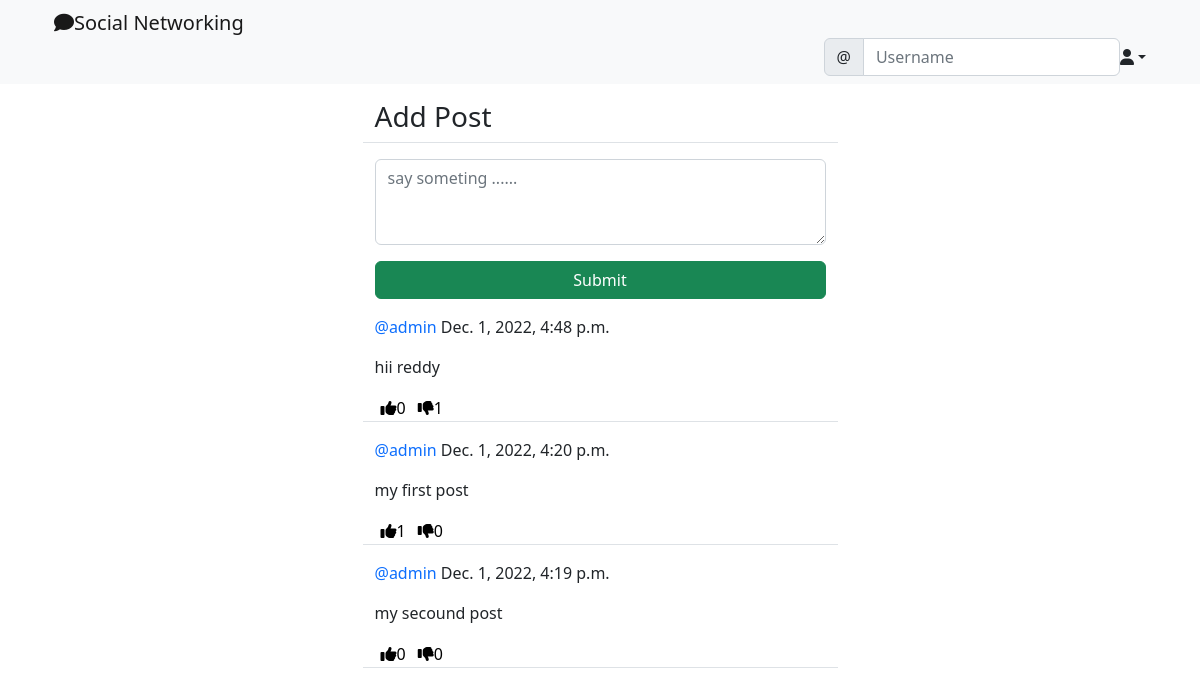
The page /social/ (signed in) on the database its author committed.
### social_appe/models.py (models this page shows)
class Post(models.Model):
    body=models.TextField()
    created_on=models.DateTimeField(default=timezone.now())
    author=models.ForeignKey(User,on_delete=models.CASCADE)
    likes=models.ManyToManyField(User,blank=True,related_name='likes')
    dislikes=models.ManyToManyField(User,blank=True,related_name='dislikes')

### social_appe/views.py (the view, shortened to what this page needs)
# urls.py: path('',Postlist.as_view(),name='post_list'),
class Postlist(LoginRequiredMixin,View):
    def get(self,request,*args,**kwargs):
        posts=Post.objects.all().order_by('-created_on')
        form=PostForm()
        content = {
            'post_list':posts,
            'form':form
        }
        return render(request,'social_appe/post_list.html',content)

### social_appe/forms.py
class PostForm(forms.ModelForm):
    body=forms.CharField(
        label="",
        widget=forms.Textarea(
            attrs={
                'rows':3,
                'placeholder':'say someting ......',
                'class':'form-control'
            }
        )
    )
    class Meta:
        model = Post
        fields = ['body']

### social_appe/templates/social_appe/post_list.html (shortened to what this page needs)
{% extends 'landing/base.html' %}
{% load crispy_forms_tags %}
{% block content %}
    <div class="container">
    <div class="row justify-content-center mt-3">
        <div class="col-md-5 col-sm-12 border-bottom">
            <h3>Add Post</h3>
        </div>
    </div>
    <div class="row justify-content-center mt-3">
        <div class="col-md-5 col-sm-12 ">
           <form method="post">
               {{ form | crispy }}
            <div class="d-grid gap-2">
                <button class="btn btn-success mt-3">Submit</button>
            </div>
           </form>
        </div>
    </div>
    {% for post in post_list %}
    <div class="row justify-content-center mt-3">
        <div class="col-md-5 col-sm-12 border-bottom ">
            <p><a style="text-decoration: none" class="text-primary" href="{% url 'profile' post.author.profile.pk %}"> @{{ post.author }}</a> {{ post.created_on }}</p>
            <div class="position-relative">
                <p>{{ post.body }}</p>
            </div>
            <div class="d-flex flex-row">
                <form method="post" action="{% url 'like' post.pk %}" >
                    <button style="background-color: transparent;border: none;box-shadow: none" type="submit">
                        <i class="fa fa-thumbs-up mr-1"></i><span>{{ post.likes.all.count }}</span>
                    </button>
                </form>
                <form method="post" action="{% url 'dislike' post.pk %}" >
                    <button style="background-color: transparent;border: none;box-shadow: none" type="submit">
                        <i class="fa fa-thumbs-down mr-1"></i><span>{{ post.dislikes.all.count }}</span>
                    </button>
                </form>
            </div>
        </div>
    </div>
    {% endfor %}
    </div>
{% endblock content %}

### rows shown on the page
Post: author "admin", created_on "Dec. 1, 2022, 4:48 p.m.", body "hii reddy", likes.all.count "0", dislikes.all.count "1"
Post: author "admin", created_on "Dec. 1, 2022, 4:20 p.m.", body "my first post", likes.all.count "1", dislikes.all.count "0"
Post: author "admin", created_on "Dec. 1, 2022, 4:19 p.m.", body "my secound post", likes.all.count "0", dislikes.all.count "0"
